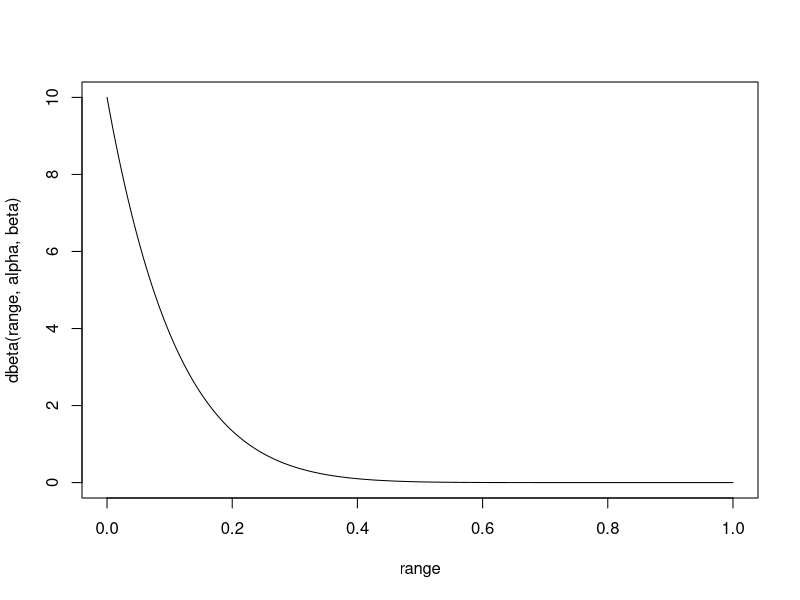
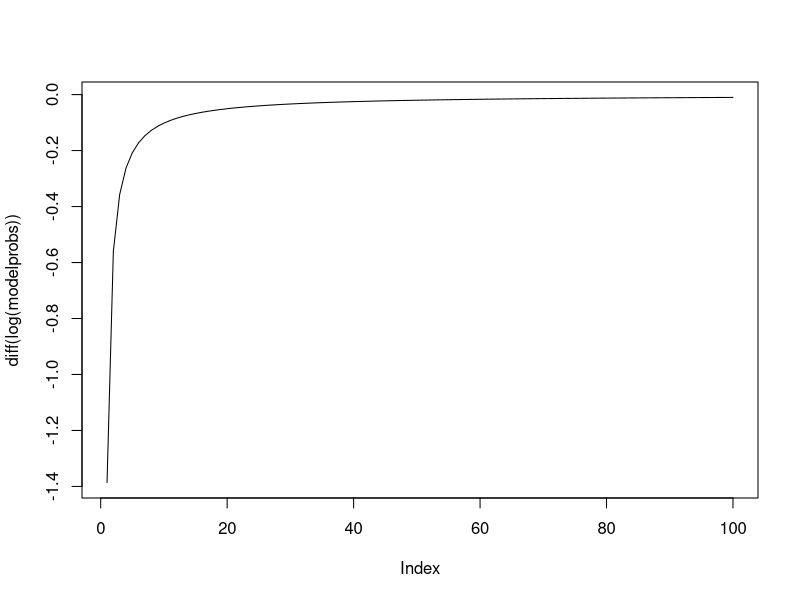

Reproduce these figures in R, in order.
range <- seq(from = 0, to = 1, length.out = 10000)
alpha <- 1
beta <- 10
par(mfrow = c(1, 1))
plot(range, dbeta(range, alpha, beta), type = "l")

msize <- 0:100
modelprobs <- beta(alpha + msize, beta + max(msize) - msize) / beta(alpha, beta)
modelprobs <- 1/(1 + 3*(0:100))
modelprobs <- modelprobs / sum(modelprobs)
plot(diff(log(modelprobs)), type = "l")

